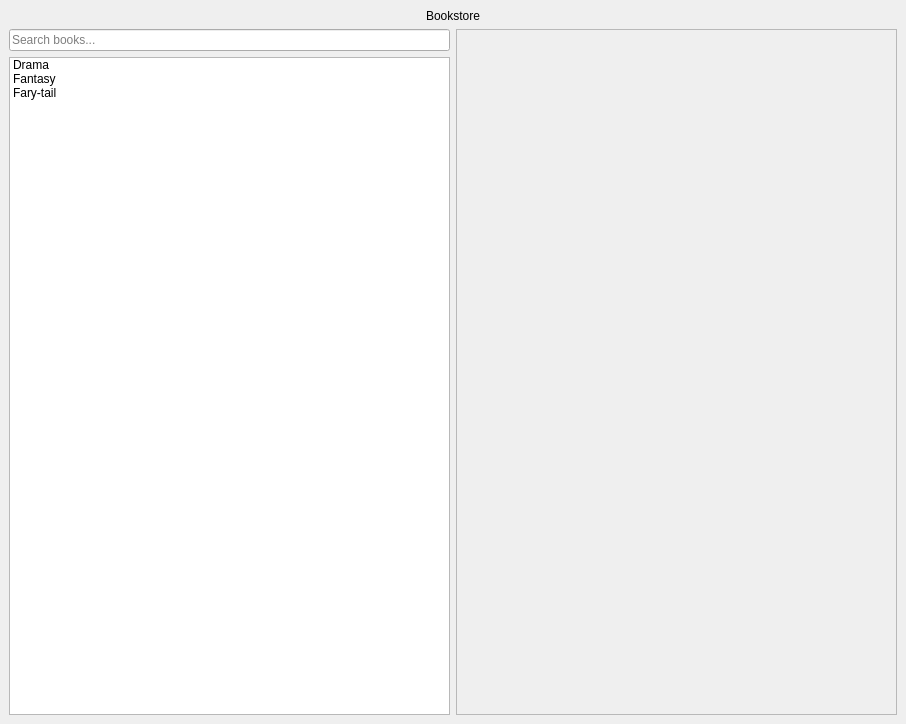
<?xml version="1.0" encoding="UTF-8"?>
<ui version="4.0">
 <class>MainWindow</class>
 <widget class="QMainWindow" name="MainWindow">
  <property name="geometry">
   <rect>
    <x>0</x>
    <y>0</y>
    <width>906</width>
    <height>724</height>
   </rect>
  </property>
  <property name="windowTitle">
   <string>Bookstore</string>
  </property>
  <widget class="QWidget" name="centralwidget">
   <layout class="QVBoxLayout" name="mainLayout">
    <item>
     <widget class="QLabel" name="titleLabel">
      <property name="styleSheet">
       <string notr="true">font: 36pt &quot;MS Shell Dlg 2&quot;;</string>
      </property>
      <property name="text">
       <string>Bookstore</string>
      </property>
      <property name="alignment">
       <set>Qt::AlignCenter</set>
      </property>
     </widget>
    </item>
    <item>
     <layout class="QHBoxLayout" name="containerLayout">
      <item>
       <layout class="QVBoxLayout" name="leftMenuLayout">
        <item>
         <widget class="QLineEdit" name="searchBar">
          <property name="styleSheet">
           <string notr="true">font: 12pt &quot;MS Shell Dlg 2&quot;;</string>
          </property>
          <property name="placeholderText">
           <string>Search books...</string>
          </property>
         </widget>
        </item>
        <item>
         <widget class="QListWidget" name="categoriesList">
          <property name="styleSheet">
           <string notr="true">font: 14pt &quot;MS Shell Dlg 2&quot;;</string>
          </property>
          <item>
           <property name="text">
            <string>Drama</string>
           </property>
          </item>
          <item>
           <property name="text">
            <string>Fantasy</string>
           </property>
          </item>
          <item>
           <property name="text">
            <string>Fary-tail</string>
           </property>
          </item>
         </widget>
        </item>
       </layout>
      </item>
      <item>
       <widget class="QScrollArea" name="productsScrollArea">
        <property name="widgetResizable">
         <bool>true</bool>
        </property>
        <widget class="QWidget" name="productsContainer">
         <property name="geometry">
          <rect>
           <x>0</x>
           <y>0</y>
           <width>628</width>
           <height>638</height>
          </rect>
         </property>
         <layout class="QGridLayout" name="productsGrid">
          <item row="0" column="0">
           <layout class="QGridLayout" name="gridLayout"/>
          </item>
         </layout>
        </widget>
       </widget>
      </item>
     </layout>
    </item>
   </layout>
  </widget>
 </widget>
 <resources/>
 <connections/>
</ui>
